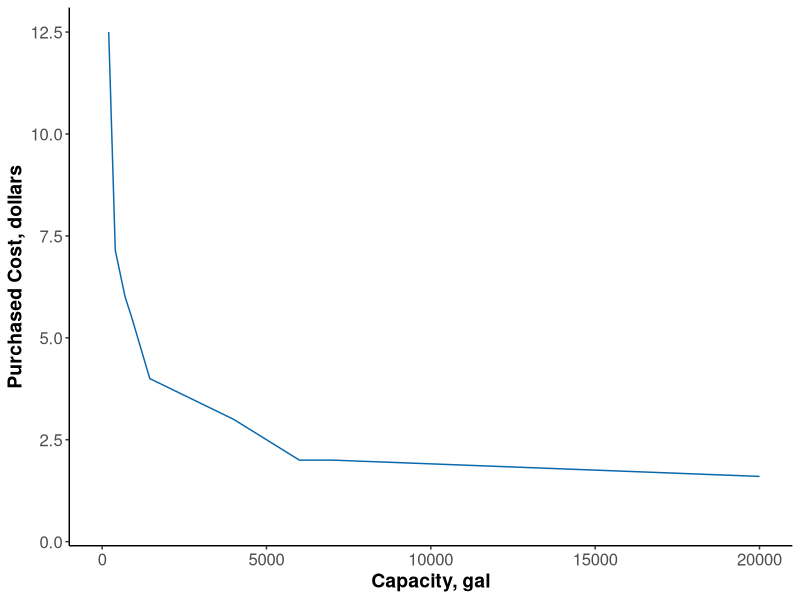

The R source for this figure:
# TO-DO:


# ----
library(readxl)
library(tidyverse)
#Set parameters for graphics
axislabelsize <- 1.5
labelsize <- 1.2
graphlinewidth <- 2
segmentlinewidth <- 1.5

COL <- c("#7fc97f", "#beaed4", "#fdc086", "#ffff99", "#386cb0", "#f0027f", "#bf5b17", "#666666")
COLA <- c("#e0f3db", "#99d8c9","#66c2a4","#41ae76", "#238b45", "#005824")
COLB <- c("#c6dbef", "#4eb3d3", "#2b8cbe", "#0868ac","#084081")
COLC <- c("#fcfbfd", "#efedf5", "#dadaeb", "#bcbddc", "#9e9ac8", "#807dba", "#6a51a3", "#54278f", "#3f007d")

# ----
# pull in data
# ----

cost_cap <- read_excel("firmmarketsupply/cost_cap.xlsx")
ccDF <- 
  cost_cap %>% 
  filter(!CapGal %in% c(180, 260, 550, 500, 1200, 2000, 3000, 5000, 8000, 10000, 17500))

# ----
# graph
# ----
p <-  ggplot(data = ccDF, aes(x = CapGal, y = M)) +
  #geom_jitter(aes(x=CapGal, y=PC), color = COLB[4]) + # Purchased Cost
  #geom_jitter(aes(x=CapGal, y=MC), color = COLA[4]) + # MC
  geom_line(color = COLB[4]) + # Rise/Run
  #geom_point(color = COLB[2]) + # Rise/Run
  theme_classic() +
  xlim(0, 20000) +
  xlab("Capacity, gal") + 
  ylab("Purchased Cost, dollars") + 
  theme(axis.text = element_text(size = 12),
        axis.title = element_text(size = 14,face = "bold"))

#Save plot to PDF
ggsave(p, filename = "cost_cap.pdf", 
       path = "firmmarketsupply",
       width = 7, height = 7, units = "in")

# ----
